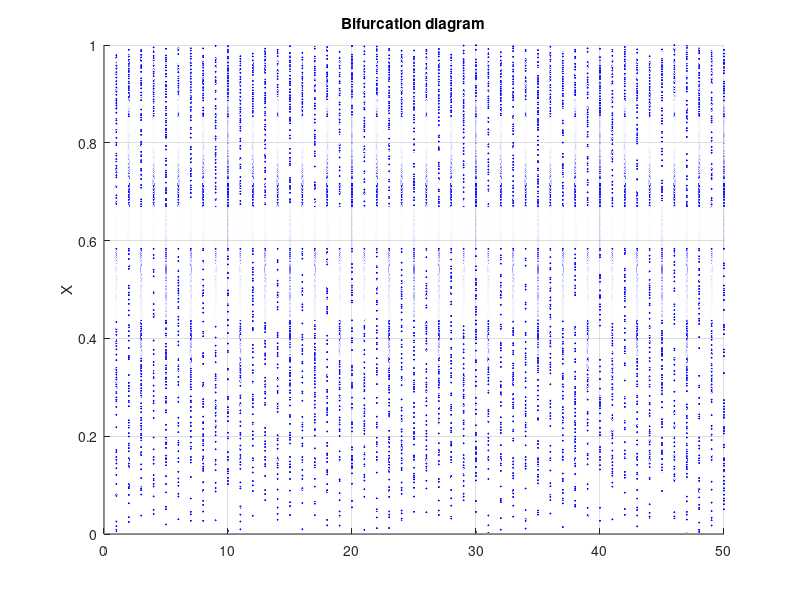

Recreate this plot in MATLAB.
function mat = bifurcation(p_siz)

% Function bifurcation: plots 1D bifurcation figure

% Input: fun = some function @(x,para)
%        x0 = initial value of x
%        a0 = the start value of parameter a
%        a1 = the end value of parameter a
%        N = the number of intervals for parameter
%        L = the number of iterations for each initial pair of (x0,parameter a)
%        p_siz = the marker size, default 1

% Output: mat = bifucation matrix with size N by L which stores a length L sequence 
%               for each pair of (x0,parameter a)

% Examples:
% Logistic Map
fun = @(x,r) r*x*(1-x); 
x0 = 0.2;
a0 = 2.4;
a1 = 4;

% Tent Map, use p_siz = 0.7
% fun = @(x,r) ((r*x).*(x < 0.5) + (r*(1 -x)).*(x >= 0.5));
% x0 = 0.2;
% a0 = 1;
% a1 = 2;

% Custom Example use p_siz = 0.7
% fun = @(x,r) ((r*x + 1).*(x < 0) + (r*x - 1).*(x >= 0));
% x0 = 0.2;
% a0 = 0;
% a1 = 2.0;


N = 750;
L = 50;

% default settings
if ~exist('p_siz','var')
    p_siz = 1;
end

% initialization
mat = zeros(N,L);
a = linspace(a0,a1,N);

% main loop
for i = 1:N
    ca = a(i); % pick one parameter value at each time
    for j = 1:L % generate a sequence with length L
        if j == 1 
            pre = x0; % assign initial value
            for k = 1:500 % throw out bad data
               nxt = fun(pre,ca); 
               pre = nxt;
            end
        end
        nxt = fun(pre,ca); % generate sequence
        mat(i,j) = nxt; % store in mat
        pre = nxt; % use latest value as the initial value for the next round
    end
end

% plot 
dcolor = [0,0,1]; % Marker color setting: blue        
[r,c] = meshgrid(1:L,a); % associated cooridate data 
surf(r,c,mat,'Marker','*','MarkerSize',p_siz,'FaceColor','None','MarkerEdgeColor', dcolor,'EdgeColor','None')
view([90,0,0]) % change camera direction
ylim([a0,a1]) % fit to data

% labeling 
% Remember to change the title for every plot
title('Bifurcation diagram')


zlabel('X')
ylabel('r')

end

